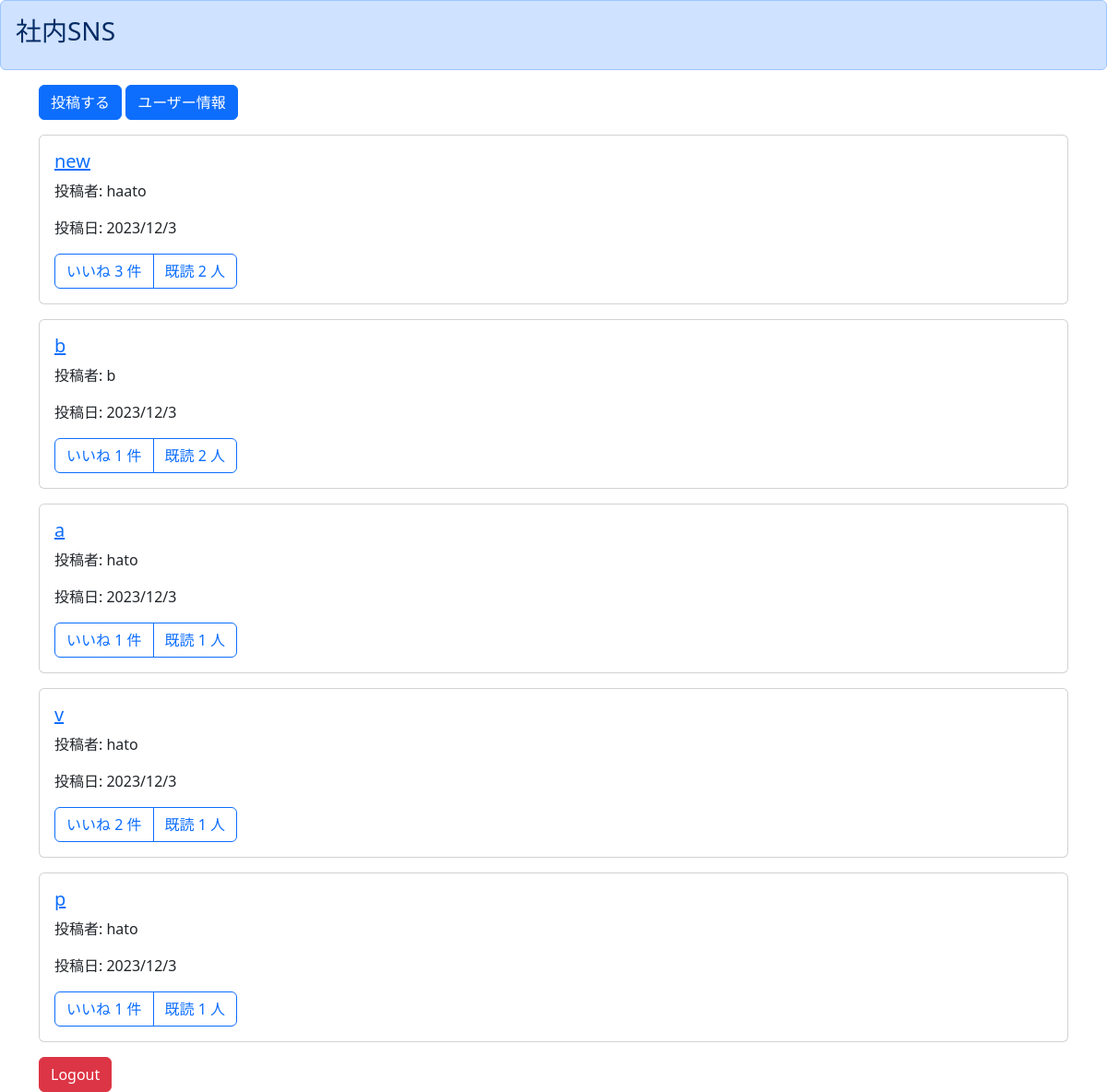
Screenshot of /list/ (signed in) with the database file from the repository.
### boardapp/models.py (models this page shows)
class BoardModel(models.Model):
    title = models.CharField(max_length=100)
    content = models.TextField()
    author = models.CharField(max_length=50)
    sns_image = models.ImageField(upload_to='')
    post_date = models.DateTimeField(auto_now_add=True)
    good = models.IntegerField(null=True, blank=True, default=1)
    read = models.IntegerField(null=True, blank=True, default=1)
    readtext = models.TextField(null=True, blank=True)

### boardapp/views.py (the view)
# urls.py: path('list/', listfunc, name='list'),
@login_required
def listfunc(request):
    object_list = BoardModel.objects.all()
    return render(request, 'list.html', {'object_list':object_list})

### templates/list.html (shortened to what this page needs)
{% extends 'base.html' %}
{% block header %}
<div class="alert alert-primary" role="alert">
    <h3>社内SNS</h3>
</div>
{% endblock header %}
{% block content %}
<div class="container">
    <a class="btn btn-primary mb-3" href="{% url 'create' %}"> 投稿する</a>
    <a class="btn btn-primary mb-3" href="{% url 'user' user.username %}"> ユーザー情報</a>
    {% for item in object_list %}
    <div class="card mb-3">
        <div class="card-body">
            <h5 class="card-title"><a href="{% url 'detail' item.pk %}">{{ item.title }}</a></h5>
            <p class="card-text">投稿者: {{ item.author }}</p>
            <p class="card-text">投稿日: {{ item.post_date|date:"o/n/j" }}</p>
            <div class="d-flex justify-content-between align-items-center">
                <div class="btn-group">
                    <a class="btn btn-outline-primary" href="#" role="button"> いいね {{ item.good }} 件</a>
                    <a class="btn btn-outline-primary" href="#" role="button"> 既読 {{ item.read }} 人</a>
                </div>
            </div>
        </div>
    </div>
    {% endfor %}
    <a href="{% url 'logout' %}" class="btn btn-danger">Logout</a>
</div>
{% endblock content %}

### templates/base.html (shortened to what this page needs)
<!doctype html>
<html lang="en">
  <head>
    <link href="https://cdn.jsdelivr.net/npm/bootstrap@5.3.0/dist/css/bootstrap.min.css" rel="stylesheet">
  </head>
    {% block header %}
    {% endblock header %}
    {% block content %}
    {% endblock content %}
</html>

### rows the page displays
BoardModel: title "new", author "haato", post_date "2023/12/3", good "3", read "2"
BoardModel: title "b", author "b", post_date "2023/12/3", good "1", read "2"
BoardModel: title "a", author "hato", post_date "2023/12/3", good "1", read "1"
BoardModel: title "v", author "hato", post_date "2023/12/3", good "2", read "1"
BoardModel: title "p", author "hato", post_date "2023/12/3", good "1", read "1"
